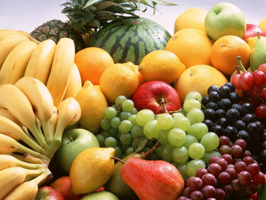
%> input picture 2/Input/fruits.png, 266 x 200 px
$ octave demo.m   (GNU Octave 9; MATLAB toolbox functions it lacks are replaced by stand-ins)
%> lines starting %> are read from the running program, lines starting %| are printed output that depends on the picture
### 1/getMasks.m
% Convex Optimization - Project 1
% MICHAEL SINGLE
% 08-917-445
function [ red, green, blue ] = getMasks(m, n)
%GETMASKS Bayer color filters as n x m matrices.
    % @param m, n are natural numbers > 0. specifying the mask dimensions
    % @return array of red, green, and blue masks.

    blue = zeros(m,n);
    blue(1:2:end,1:2:end) = 1;
    red = zeros(m,n);
    red(2:2:end,2:2:end) = 1;
    green = ones(m,n);
    green(1:2:end,1:2:end) = 0;
    green(2:2:end,2:2:end) = 0;

end

### 1/mat2Img.m
function [ img ] = mat2Img( A, B, C )
%MAT2IMG takes 3 (m x n) Matrices and reshapes them to an (m x n x 3) Image.
% @param A, B, and C are (m x n) matrices.
% Possible application: Conversion from R, G and B color channels to an image.
% @return (m x n x 3) img containing the matrix A,B,C in channel 1,2 or 3
% respectively.
% get dimensions [m, n]
[m, n] = size(A);
% reshape from 3(m x n) to (m x n x 3)
img = reshape([A,B,C], m, n, 3);
end

### 2/demosaicing_michael_single.m
% Convex Optimization - Project 2
% MICHAEL SINGLE
% 08-917-445
function [demosaicedImg] = demosaicing_michael_single(mosaiced, Omega, lambda, iterations, input, verbose)
% DEMOSAIC demosaices a given mosaiced image by solving a convex opt.
%          problem relying on primal dual solver
%          and a fixed numer of iteration.
% for further information please have a look at section 4 or the complete
% report of project 2.
%
% @author: MICHAEL SINGLE
%          08-917-445
%
% @param mosaiced M x N x 3 Color Image encoded as a mosaiced image
%        according to bayer filter theory.
% @param Omega bayer filter tensor M x N x 3
%        Omega(:,:,1) is RED color mask
%        Omega(:,:,2) is GREEN color mask
%        Omega(:,:,3) is BLUE color mask
% @param lambda [Float] regularization factor to control exactness of result and the smoothness
%        when solving the demosaicing convex minimization problem.
% @param iterations [Integer] number of iterations
% @return demosaicedImg M x N x 3 Color Image.

    eps = 1e-6;

    % parameter
    K_a = sqrt(4);
    tau = 10*0.2*1e-3;
    sigma = 1/(tau*K_a);
    if(verbose) disp(['tau*sigma=',num2str(tau*sigma)]); end
    theta = 0.5;

    % initial guesses
    Rx_n = mosaiced(:,:,1);
    Gx_n = mosaiced(:,:,2);
    Bx_n = mosaiced(:,:,3);

    Ry_n = zeros([size(Rx_n), 2]);
    Gy_n = zeros([size(Gx_n), 2]);
    By_n = zeros([size(Bx_n), 2]);

    Rx_tilde_n = Rx_n;
    Gx_tilde_n = Gx_n;
    Bx_tilde_n = Bx_n;
    if(verbose) figure; end

    h = waitbar(0,'Progress Gradient Descend');
    for i = 1:iterations
       waitbar(i/iterations)
       before_r_x = Rx_n;
       before_g_x = Gx_n;
       before_b_x = Bx_n;

       before_r_y = Ry_n;
       before_g_y = Gy_n;
       before_b_y = By_n;

       before_r_x_ = Rx_tilde_n;
       before_g_x_ = Gx_tilde_n;
       before_b_x_ = Bx_tilde_n;
       E_u_R_prev = energy_term_for(Rx_tilde_n, mosaiced(:,:,1), Omega(:,:,1), lambda);

       [Ry_n, Rx_n, Rx_tilde_n] = primal_dual_solver(before_r_y, before_r_x, before_r_x_, mosaiced(:,:,1), Omega(:,:,1), lambda, tau, sigma, theta);
       [Gy_n, Gx_n, Gx_tilde_n] = primal_dual_solver(before_g_y, before_g_x, before_g_x_, mosaiced(:,:,2), Omega(:,:,2), lambda, tau, sigma, theta);
       [By_n, Bx_n, Bx_tilde_n] = primal_dual_solver(before_b_y, before_b_x, before_b_x_, mosaiced(:,:,3), Omega(:,:,3), lambda, tau, sigma, theta);


       E_u_R = energy_term_for(Rx_tilde_n, mosaiced(:,:,1), Omega(:,:,1), lambda);
       if verbose
           %plot(i,log(norm(E_u_R(:)-E_u_R_prev(:))+eps),'.');
           plot(i,norm(E_u_R(:)),'.');
           hold on;
           %imagesc(Rx_n);
           drawnow
       end
    end
    close(h);
    demosaicedImg = mat2Img(Rx_tilde_n, Gx_tilde_n, Bx_tilde_n);
    %demosaicedImg = mat2Img(Rx_tilde_n, Rx_tilde_n, Rx_tilde_n);
end

function E_u = energy_term_for(u, g, omega, lambda)
% See section 1 of the report.
    similarity = (u-g).*omega;
    smoothness = grad_of(u, 'fwd');
    l2 = @(f) sqrt(f(:,:,1).^2 + f(:,:,2).^2);
    E_u = (lambda*0.5)*norm(similarity(:)).^2 + l2(smoothness);
end

function [y_n_p_1, x_n_p_1, x_tilde_n_p_1] = primal_dual_solver(y_n, x_n, x_tilde_n, g, Omega, lambda, tau, sigma, theta)
% Primal-Dual Convex solver to find an optimum for any masked, convex optimization
% problem relying on a l2 regularization.
% In this work used to solve a demosaicing formulation.
%
% For further information please refer to the delivered report.
% See section 3 of the report.
%
% @param y_n current partial y iterative solution of primal dual formulation of dim. MxNx2.
% @param x_n current partial x iterative solution of primal dual formulation of dim. MxN.
% @param x_tilde_n current iterative solution of primal dual formulation of dim. MxN.
% @param g initial mosaiced image of color channel corresponding to given u.
% @param Omega bayer filter mask M x N for a certain color channel
% @param lambda [Float] regularization factor to control exactness of result and the smoothness
%        when solving the demosaicing convex minimization problem.
% @param tau x regularization parameter.
% @param sigma y regularization parameter.
% @param d_tilde descend regularization theta
% @return y_n_p_1 iteration of color channel (current gradient field from previous x solution).
% @return x_n_p_1 iteration of color channel (partial, uncombined x solution).
% @return x_tilde_n_p_1 current approximated colorchannel solution (demosaiced chnnel).

    y_n_p_1 = y_n_plus_1_for(y_n, x_tilde_n, sigma);
    x_n_p_1 = x_n_plus_1_for(x_n, y_n_p_1, lambda, tau, Omega, g);
    x_tilde_n_p_1 = x_tilde_n_plus_1_for(x_n_p_1, x_n, theta);
end

function y_n_p_1 = y_n_plus_1_for(y_n, x_tilde, sigma)
% See section 3.1 of the report.
    grad_tilde_x = grad_of(x_tilde, 'fwd');
    y_nominator = y_n - sigma*grad_tilde_x;
    norm_y_nominator = sqrt(y_nominator(:,:,1).^2 + y_nominator(:,:,2).^2);
    y_denominator = max(1, norm_y_nominator);

    y_n_p_1 = zeros(size(y_n));
    y_n_p_1(:,:,1) = y_nominator(:,:,1)./y_denominator;
    y_n_p_1(:,:,2) = y_nominator(:,:,2)./y_denominator;
end

function x_n_p_1 = x_n_plus_1_for(x_n, y_n_p_1, lambda, tau, Omega, g)
% See section 3.2 of the report.
    div_y_n_p_1 = div_of(y_n_p_1);
    x_n_p_1_nominator = x_n - tau*div_y_n_p_1 + tau*lambda*(Omega.*g);
    x_n_p_1_denominator = 1 + tau*lambda*Omega;
    x_n_p_1 = x_n_p_1_nominator./x_n_p_1_denominator;
end

function x_tilde_n_p_1 = x_tilde_n_plus_1_for(x_n_p_1, x_n, theta)
% See section 3 of the report.
    x_tilde_n_p_1 = x_n_p_1 + theta*(x_n_p_1 - x_n);
end

function grad_f = grad_of(f, type)
% compute discrete gradient of a 2-dim function f
% relying on a certain finite difference approximation scheme.
% See section 4 of the report.
% @param f 2d function (values) encoded as a MxN matrix
% @param type String type of finite difference approx. schemme:
%        type == 'fwd' for a foreward diff. scheme
%        type == 'bwd' for a backward diff. scheme
%        type == 'cd' for a central diff. scheme
% @return grad_f MxNx2 matrix storing [df/dx, df/dy].

    grad_f = zeros([size(f), 2]);
    if (strcmp(type,'fwd') == 1)
        % foreward differences
        df_dx = f([2:end, end],:)-f;
        df_dy = f(:,[2:end, end])-f;

    elseif(strcmp(type,'bwd') == 1)
        % backward differences
        df_dx = f-f([1,1:end-1],:);
        df_dy = f-f(:,[1,1:end-1]);

    elseif (strcmp(type,'cd') == 1)
        %central differences
        df_dx = ( f([2:end,end],:) - f([1,1:end-1],:) )/2;
        df_dy = ( f(:,[2:end,end]) - f(:,[1,1:end-1]) )/2;
    end

    grad_f(:,:,1) = df_dx;
    grad_f(:,:,2) = df_dy;
end

function div_v = div_of(v)
% compute divergence of a given 2d-vectorfield v
% relying on a backward difference approximation scheme
% in order to avoid gradient shifting issues (assuming the vector
% components of v were generated by using a foreward difference
% approximation scheme).
% See section 4 of the report.
% @param v 2d vectorfield v (computed by foreward differences).
% @return divergence for every vector of v (a scalar field).

   grad_v_x = grad_of(v(:,:,1), 'bwd');
   grad_v_y = grad_of(v(:,:,2), 'bwd');
   div_v = grad_v_x(:,:,1) + grad_v_y(:,:,2);
end

### 2/demo.m
% Convex Optimization - Project 2
% MICHAEL SINGLE
% 08-917-445

%% init data
clear all;
close all;
clc;

iter = 450; % 400;
FIND_OPTIMUM = false;
verbose = true;
im = imread('Input/fruits.png');
%> im is the input picture: size 200x266x3 uint8; mean R, G, B 165.1, 130.2, 79.2
%im = imresize(im,2);
%im = imread('Input/woodensweater.jpg');
%im = imresize(im,0.5);
[m,n,~] = size(im);
%> m = 200; n = 266
im = im2double(im);
%> im: size 200x266x3 double
input = im;
%% compute demosaicing input

% bayer filter tensor
[ red_mask, green_mask, blue_mask ] = getMasks( m, n );
%> in getMasks, `blue(1:2:end,1:2:end) = 1;`:
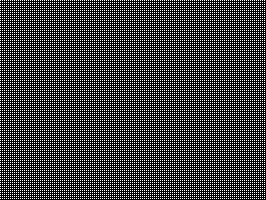
%> blue: size 200x266 double; values 0 (black) and 1 (white), 25% white in thin lines or dots
%> in getMasks, `green(1:2:end,1:2:end) = 0;`: green: size 200x266 double; values 0 (black) and 1 (white), 75% white; black in thin lines or dots
%> in getMasks, `green(2:2:end,2:2:end) = 0;`: green: size 200x266 double; values 0 (black) and 1 (white), 50% white in thin lines or dots

%red_mask = ones(size(red_mask));
%green_mask = ones(size(red_mask));
%blue_mask = ones(size(red_mask));


Omega = mat2Img(red_mask, green_mask, blue_mask);

% demosaiced img
r = im(:,:,1).*red_mask;
g = im(:,:,2).*green_mask;
b = im(:,:,3).*blue_mask;
mosaiced = mat2Img(r,g,b);
%> in mat2Img (call 2), `img = reshape([A,B,C], m, n, 3);`:
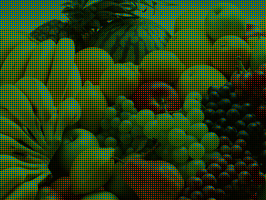
%> img: size 200x266x3 double; mean R, G, B 0.162, 0.255, 0.078

%% find best lambda
if FIND_OPTIMUM
    disp('starting finding best lambda');
    [ bestLambda ] = findBestLambda(im, mosaiced, Omega, 100 );
    disp('determined best lambda value');
else
    % determined using findBestLambda(...)
    % for Input/fruits.png at 100x133 pixels
    bestLambda = 1; %default value
    bestLambda = 2105; % found by running find best lambda script
end

%% compute demosaiced img
demosaicedImg = demosaicing_michael_single(mosaiced, Omega, bestLambda, iter, input, verbose);
%> the loop in demosaicing_michael_single, `for i = 1:iterations` made 450 passes
%> pass 1, in grad_of, `df_dx = f([2:end, end],:)-f;`:
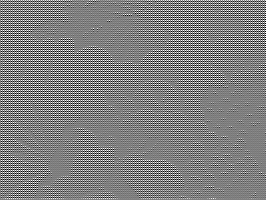
%> df_dx: size 200x266 double; min -1, max 1, mean 0.00117; drawn with min black and max white
%> pass 1, in grad_of, `df_dy = f(:,[2:end, end])-f;`:
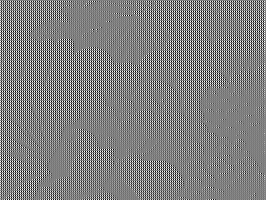
%> df_dy: size 200x266 double; min -1, max 1, mean 0.000911; drawn with min black and max white
%> pass 1, in energy_term_for, `E_u = (lambda*0.5)*norm(similarity(:)).^2 + l2(smoothness);`:
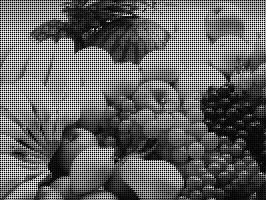
%> E_u: size 200x266 double; min 0, max 1.41, mean 0.551; drawn with min black and max white
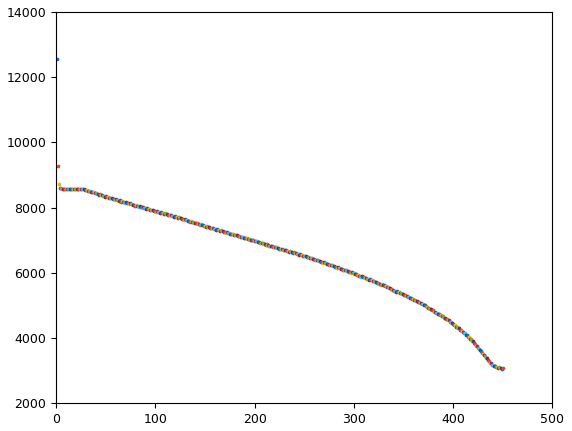
%> figure redrawn from the program's plot data


%% display results
figure;
displ = [mosaiced, (im-demosaicedImg).^2; demosaicedImg, im];
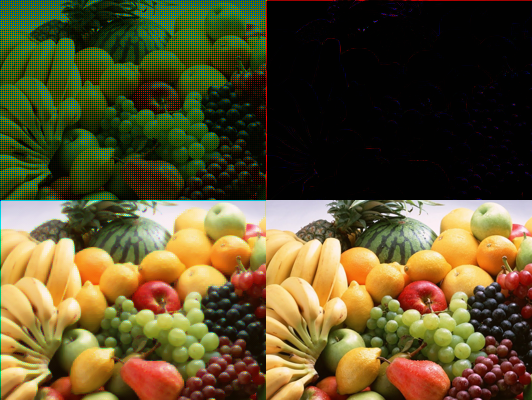
%> displ: size 400x532x3 double; mean R, G, B 0.362, 0.319, 0.172; drawn with min black and max white
imshow(displ);
disp('Image Legend From from left to the right from top to bottom:');
disp('mosaiced, ssd ground truth demosaiced, demosaiced, ground-truth');
